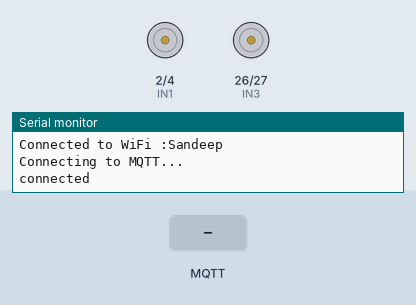
This sketch was run on a simulated ESP32. Parts: motor-driver pin pairs drawn as motors (green arrow = first pin HIGH = forward, orange = second pin HIGH = backward, longer = more drive), the last lines printed to the serial monitor. Inputs (shaded band) come from the test bench. WiFi joins after 1.5 s; servers stay silent unless stated; no MQTT or app messages arrive unless stated.

Above: at 2.7 s.
2.8 s: MQTT message "forward" arrives on the first subscribed topic
At 3.3 s:
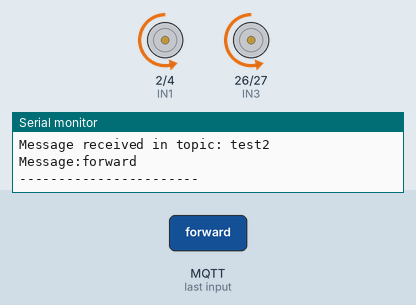
4.3 s: MQTT message "turn1" arrives on the first subscribed topic
At 5.5 s:
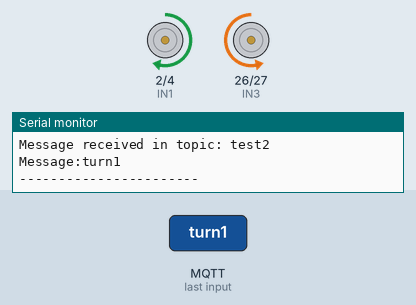
5.8 s: MQTT message "stop" arrives on the first subscribed topic
At 6.8 s:
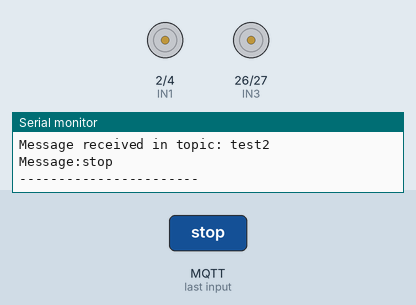
7.3 s: MQTT message "turn" arrives on the first subscribed topic
At 8.0 s:
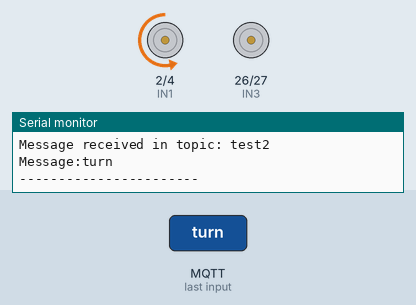
8.8 s: MQTT message "turn1" arrives on the first subscribed topic
At 9.1 s:
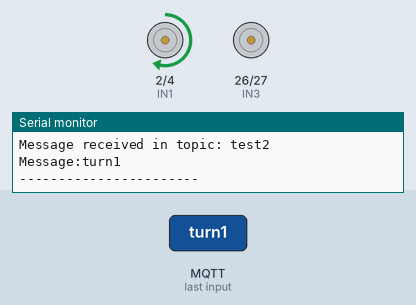
Timing chart, 0 to 11.3 s (numbered marks = the images above; inputs shaded):
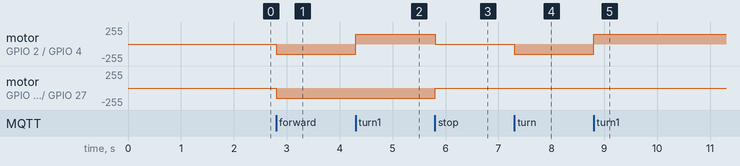

The sketch:

motoface.ino
```cpp
#include <WiFi.h>
#include <PubSubClient.h>

int IN1 = 2;
int IN2 = 4;
int IN3 = 26;
int IN4 = 27;

const char* ssid = "Sandeep";
const char* password =  "123456789";
const char* mqtt_server = "192.168.0.103";
const int mqtt_port = 1883;
WiFiClient espClient;
PubSubClient client(espClient);
void setup()
{


  pinMode(IN1, OUTPUT);
  pinMode(IN2, OUTPUT);
  pinMode(IN3, OUTPUT);
  pinMode(IN4, OUTPUT);
  analogWrite(IN1, 0);
  analogWrite(IN2, 0);
  analogWrite(IN3, 0);
  analogWrite(IN4, 0);

  Serial.begin(115200);
  WiFi.begin(ssid, password);
  while (WiFi.status() != WL_CONNECTED)
  {
    delay(500);
    Serial.println("Connecting to WiFi..");
  }
  Serial.print("Connected to WiFi :");
  Serial.println(WiFi.SSID());
  client.setServer(mqtt_server, mqtt_port);
  client.setCallback(MQTTcallback);
  while (!client.connected())
  {
    Serial.println("Connecting to MQTT...");
    if (client.connect("ESP8266"))
    {
      Serial.println("connected");
    }
    else
    {
      Serial.print("failed with state ");
      Serial.println(client.state());
      delay(2000);
    }
  }
  client.subscribe("test2");
}
void MQTTcallback(char* topic, byte* payload, unsigned int length)
{
  Serial.print("Message received in topic: ");
  Serial.println(topic);
  Serial.print("Message:");
  String message;
  for (int i = 0; i < length; i++)
  {
    message = message + (char)payload[i];
  }
  Serial.print(message);
  if (message == "forward")
  {

    analogWrite(IN1, 0);
    analogWrite(IN2, 150);
    analogWrite(IN3, 0);
    analogWrite(IN4, 150);

  }
   else if (message == "turn")
  {


    analogWrite(IN1, 0);
    analogWrite(IN2, 150);


  }
  else if (message == "turn1")
  {


    analogWrite(IN1, 150);
    analogWrite(IN2, 0);
  }


  else if (message == "stop")
  {

    analogWrite(IN1, 0);
    analogWrite(IN2, 0);
    analogWrite(IN3, 0);
    analogWrite(IN4, 0);


  }
  Serial.println();
  Serial.println("-----------------------");
}
void loop()
{

  client.loop();
}
```

Measured:
- after the input at 2.8 s, motor on GPIO 2 (IN1) / GPIO 4 (IN2), motor on GPIO 26 (IN3) / GPIO 27 (IN4): stopped → backward 150/255 at once
- after the input at 4.3 s, motor on GPIO 2 (IN1) / GPIO 4 (IN2): backward 150/255 → forward 150/255 at once
- after the input at 5.8 s, motor on GPIO 2 (IN1) / GPIO 4 (IN2): forward 150/255 → stopped at once; motor on GPIO 26 (IN3) / GPIO 27 (IN4): backward 150/255 → stopped at once
- after the input at 7.3 s, motor on GPIO 2 (IN1) / GPIO 4 (IN2): stopped → backward 150/255 at once
- after the input at 8.8 s, motor on GPIO 2 (IN1) / GPIO 4 (IN2): backward 150/255 → forward 150/255 at once
